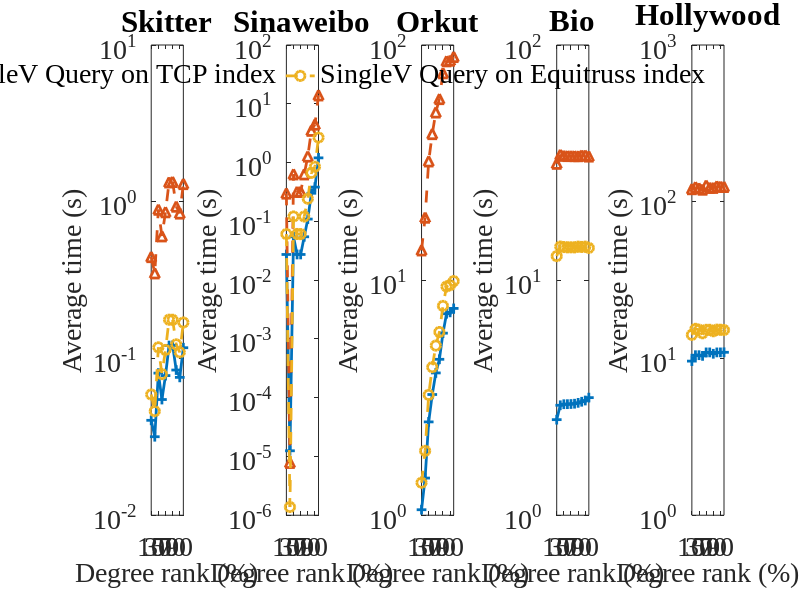

MATLAB code to generate this figure: (Note: this script raises an error after producing the figure.)
close all;
clear;
load('singlev_k_compare.mat');
k_exact = k_exact_2;
num_graphs = 5;
num_columns = 5;
num_rows = 1;

title_string = {
    'Skitter' ...
    'Sinaweibo' ...
    'Orkut' ...        
    'Bio' ...
    'Hollywood'};
% Sequence on file:
% facebook, wiki, skitter, baidu, Livejournal, 
% orkut, sinaweibo, hollywood, bio
sequence = [3 7 6 9 8];
legend_string = {'SingleV Query on 2-level index'...
    'SingleV Query on TCP index'...
    'SingleV Query on Equitruss index'};
ytickarray = [0.01 10; 0.000001 100; 1 100; 1 100; 1 1000;];

figure(1);
for idx = 1:numel(sequence)
    graph_i = sequence(idx);
    subplot(num_rows, num_columns, idx);
    plot((k_info(graph_i,1:10) + k_exact(graph_i,1:10)) / (1000 * 100), '-+', 'LineWidth', 2, 'Markers', 7); hold on;
    plot(k_tcp(graph_i,1:10) / (1000 * 100), '--^', 'LineWidth', 2, 'Markers', 7); hold on;
    plot(k_equi(graph_i,1:10) / (1000 * 100), '--o', 'LineWidth', 2, 'Markers', 7);
    
    xlim([1 10]);
    set(gca,'XTick',(1:2:10));
    set(gca,'XTickLabel',{'10'; '30'; '50'; '70'; '90'});
    set(gca, 'Fontname', 'Times New Roman', 'Fontsize', 20);
    set(gca, 'YScale', 'log');
    
    data = [k_equi(graph_i,1:10) / (1000 * 100), ...
        k_tcp(graph_i,1:10) / (1000 * 100), ...
        (k_info(graph_i,1:10) + k_exact(graph_i,1:10)) / (1000 * 100)];
    y_max = max(data);
    y_min = min(data);
    %ylim([y_min/3, y_max*3]);
    ylim(ytickarray(idx,:));
    %[y_min, y_max]
    %ytickarray(idx,:)
    %set(gca, 'YTick', ytickarray(idx,:));
    
    Fontsize = 15;
    yl = get(gca,'YLabel');
    ylFontSize = get(yl,'FontSize');
    yAX = get(gca,'YAxis');
    set(yAX,'FontSize', Fontsize)
    set(yl, 'FontSize', ylFontSize);
    
    xlabel_hand=xlabel({'Degree rank (%)';' '});
    set(xlabel_hand,'Fontname', 'Times New Roman', 'Fontsize', 20);
    ylabel_hand=ylabel('Average time (s)');
    set(ylabel_hand,'Fontname', 'Times New Roman', 'Fontsize', 20);
    title(title_string(idx));
end

legend_hand = legend(legend_string,...
    'Orientation', 'horizontal',...
    'Position', [0.1 0 0.8 0.07]);
set(legend_hand,'Fontname', 'Times New Roman', ...
    'Fontsize', 20, 'box', 'off');

fig = gcf;
fig.PaperUnits = 'inches';
fig.PaperSize = [16 3.5];
fig.PaperPosition = [-1.5 0 19 3.5];
print('singlev_k_compare_small.pdf', '-dpdf')